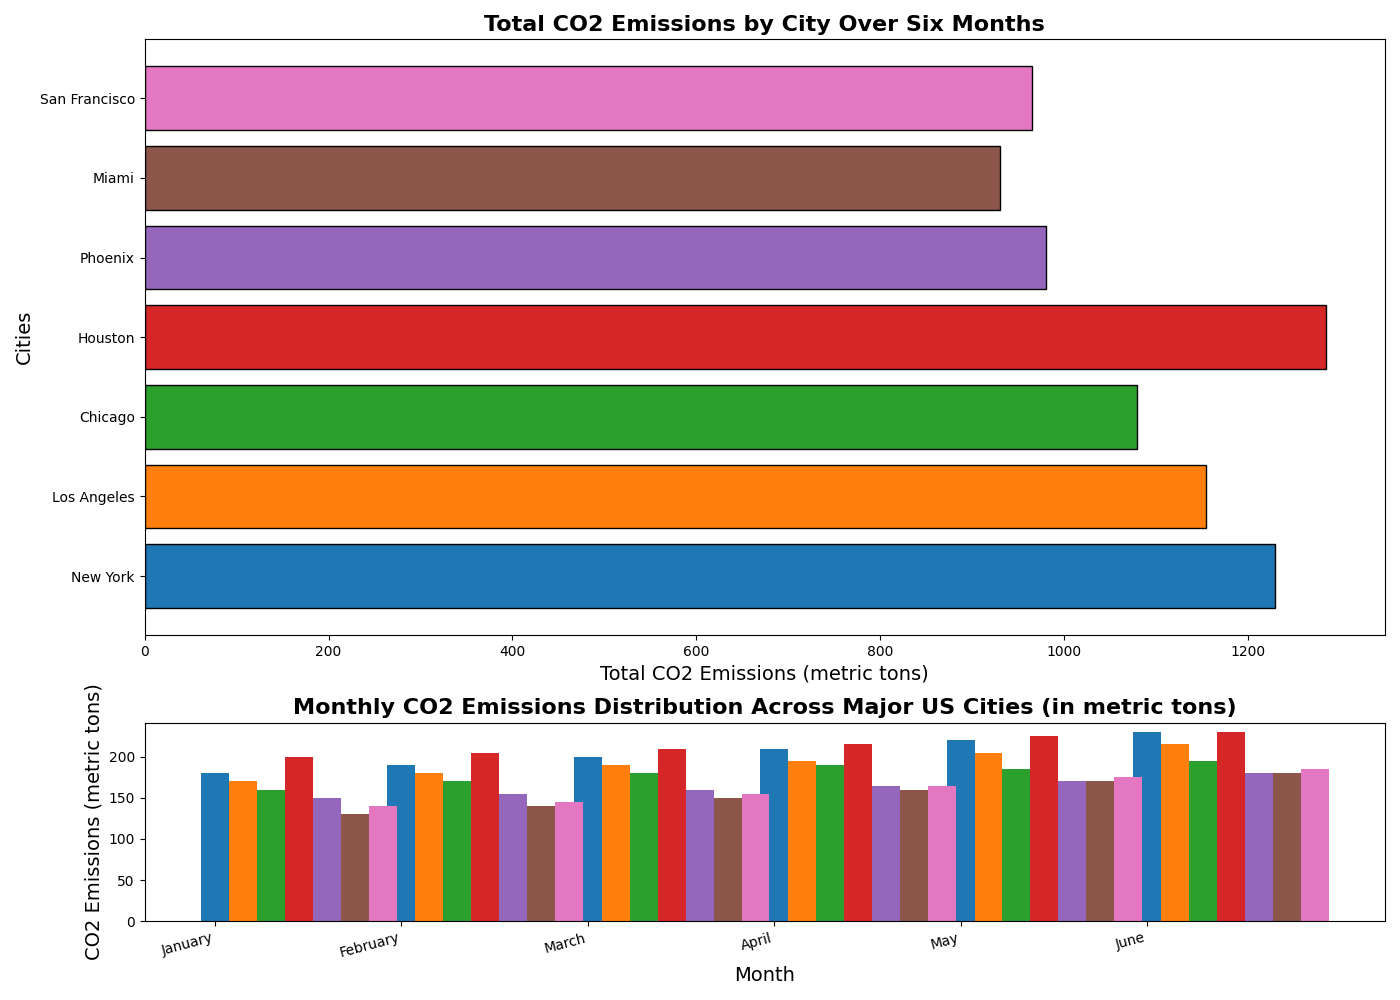

This chart was generated by the following Python code:
import matplotlib.pyplot as plt
import numpy as np

# Define city names and months
cities = ['New York', 'Los Angeles', 'Chicago', 'Houston', 'Phoenix', 'Miami', 'San Francisco']
months = ['January', 'February', 'March', 'April', 'May', 'June']

# Data representing monthly CO2 emissions (in metric tons) for each city
ny_emissions = [180, 190, 200, 210, 220, 230]
la_emissions = [170, 180, 190, 195, 205, 215]
chicago_emissions = [160, 170, 180, 190, 185, 195]
houston_emissions = [200, 205, 210, 215, 225, 230]
phoenix_emissions = [150, 155, 160, 165, 170, 180]
miami_emissions = [130, 140, 150, 160, 170, 180]
sf_emissions = [140, 145, 155, 165, 175, 185]

emissions_data = np.array([ny_emissions, la_emissions, chicago_emissions, houston_emissions,
                           phoenix_emissions, miami_emissions, sf_emissions])

fig, axs = plt.subplots(2, 1, figsize=(14, 10), gridspec_kw={'height_ratios': [3, 1]})

colors = ['#1f77b4', '#ff7f0e', '#2ca02c', '#d62728', '#9467bd', '#8c564b', '#e377c2']
total_emissions = emissions_data.sum(axis=1)

axs[0].barh(cities, total_emissions, color=colors, edgecolor='black')
axs[0].set_title('Total CO2 Emissions by City Over Six Months', fontsize=16, fontweight='bold')
axs[0].set_xlabel('Total CO2 Emissions (metric tons)', fontsize=14)
axs[0].set_ylabel('Cities', fontsize=14)

for i, city in enumerate(cities):
    axs[1].bar(np.arange(len(months)) + i * 0.15, emissions_data[i], width=0.15, color=colors[i])

axs[1].set_title('Monthly CO2 Emissions Distribution Across Major US Cities (in metric tons)', fontsize=16, fontweight='bold')
axs[1].set_xlabel('Month', fontsize=14)
axs[1].set_ylabel('CO2 Emissions (metric tons)', fontsize=14)
axs[1].set_xticks(np.arange(len(months)))
axs[1].set_xticklabels(months, rotation=15, ha='right')

plt.tight_layout()
plt.show()
